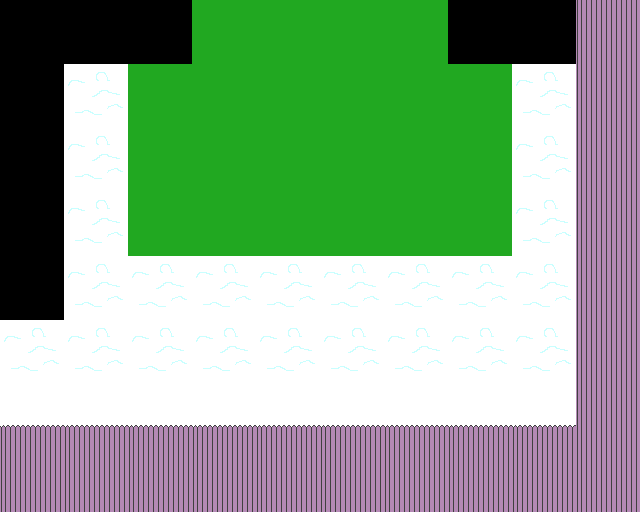

This is a level from a 2D game, rendered from its Tiled map with the project's own tilesets. A one-line summary and the map file follow, with tile-layer data summarised:
An orthogonal 10x8 tile map with 64x64 px tiles, 1 tile layer (Tile Layer 1).

<map version="1.0" orientation="orthogonal" width="10" height="8" tilewidth="64" tileheight="64">
 <tileset firstgid="1" source="winter2_tileset.tsx" />
 <layer name="Tile Layer 1" width="10" height="8">
  <data>[80 cells, 80 non-empty, 5 distinct tile ids]</data>
 </layer>
</map>
